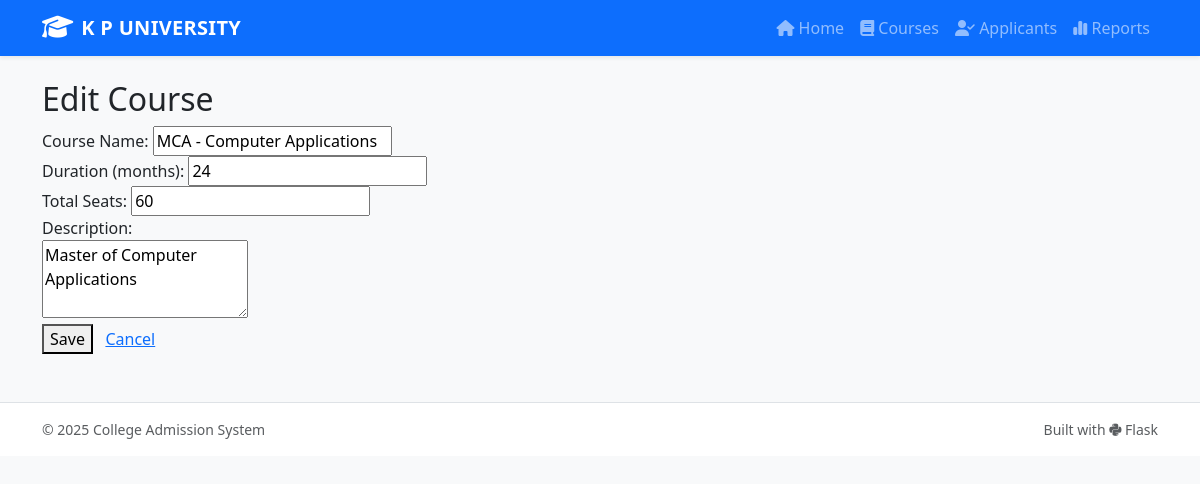
Page /courses/edit/1 on the committed database.
### app.py (models this page shows, shortened)
class Course(db.Model):
    id = db.Column(db.Integer, primary_key=True)
    name = db.Column(db.String(120), nullable=False, unique=True)
    duration_months = db.Column(db.Integer, nullable=False, default=12)
    seats_total = db.Column(db.Integer, nullable=False, default=30)
    seats_taken = db.Column(db.Integer, nullable=False, default=0)
    description = db.Column(db.String(500), nullable=True)
    applicants = db.relationship('Applicant', backref='course', lazy=True, cascade="all, delete-orphan")

### app.py (the view, shortened to what this page needs)
@app.route('/courses/edit/<int:id>', methods=['GET', 'POST'])
def edit_course(id):
    course = Course.query.get_or_404(id)
    return render_template('edit_course.html', course=course)

### app.py (called while the page is built)
@app.context_processor
def inject_models():
    return dict(Course=Course)

@app.context_processor
def utility_processor():
    return dict(now=lambda: datetime.utcnow().strftime('%Y-%m-%d %H:%M UTC'))

### templates/edit_course.html
{% extends 'base.html' %}
{% block content %}
  <h2>Edit Course</h2>
  <form method="post">
    <div><label>Course Name: <input name="name" value="{{ course.name }}" required></label></div>
    <div><label>Duration (months): <input name="duration_months" type="number" value="{{ course.duration_months }}" required></label></div>
    <div><label>Total Seats: <input name="seats_total" type="number" value="{{ course.seats_total }}" required></label></div>
    <div><label>Description:<br><textarea name="description" rows="3">{{ course.description }}</textarea></label></div>
    <button type="submit">Save</button> &nbsp; <a href="{{ url_for('courses') }}">Cancel</a>
  </form>
{% endblock %}

### rows in the picture
Course: name "MCA - Computer Applications", duration_months "24", seats_total "60", description "Master of Computer Applications"

### other values in the picture
{{ (2025) }} "2025"
